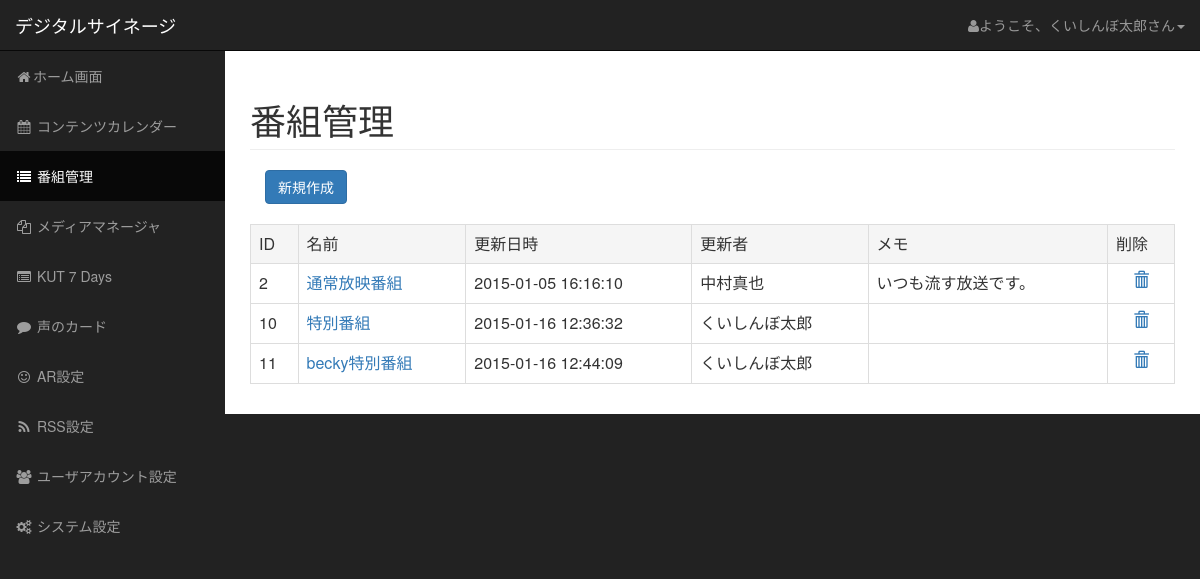
/kuishinbo/admin/program.php (signed in), run on the app's committed database.
### tables this page shows
CREATE TABLE IF NOT EXISTS `program` (
`program_id` int(10) unsigned NOT NULL,
  `admin_user_id` int(10) unsigned NOT NULL,
  `name` varchar(255) NOT NULL,
  `update_time` datetime NOT NULL,
  `note` varchar(255) DEFAULT NULL,
  `ar_flag` tinyint(1) DEFAULT NULL,
  `kut7_flag` tinyint(1) DEFAULT NULL,
  `koe_flag` tinyint(1) DEFAULT NULL
);

### kuishinbo/connect.php (called while the page is built, shortened)
<?php
	function h($str) {
		return htmlspecialchars($str,ENT_QUOTES,'UTF-8');
	}
?>

### kuishinbo/admin/program.php (the view, shortened to what this page needs)
<?php
  require('login_check.php');
?>
<html lang="en">
<head>
    <link href="../bootstrap/css/bootstrap.min.css" rel="stylesheet">
    <link href="../bootstrap/css/sb-admin.css" rel="stylesheet">
    <link href="../bootstrap/font-awesome-4.1.0/css/font-awesome.min.css" rel="stylesheet" type="text/css">
    <link rel="stylesheet" href="../css/message.css" type="text/css" />
	</head>
	<body>
	<div id="wrapper">
		<nav class="navbar navbar-inverse navbar-fixed-top" role="navigation">
	            <div class="navbar-header">
	                <a class="navbar-brand" href="../index.php">デジタルサイネージ</a>
	            </div>
	            <ul class="nav navbar-right top-nav">
	                <li class="dropdown">
	                    <a aria-expanded="false" href="#" class="dropdown-toggle" data-toggle="dropdown">
	                    <i class="fa fa-user"></i>ようこそ、<?php echo h($_SESSION["NAME"]); ?>さん<b class="caret"></b></a>
	                </li>
	            </ul>
	            <div class="collapse navbar-collapse navbar-ex1-collapse">
	                <ul class="nav navbar-nav side-nav">
	                    <li>
	                        <a href="index.php"><i class="fa fa-fw fa-home"></i>ホーム画面</a>
	                    </li>
	                    <li>
	                        <a href="content.php"><i class="fa fa-fw fa-calendar"></i> コンテンツカレンダー</a>
	                    </li>
	                    <li class="active">
	                        <a href="program.php"><i class="fa fa-fw fa-list"></i> 番組管理</a>
	                    </li>
	                    <li>
	                        <a href="media.php"><i class="fa fa-fw fa-files-o"></i> メディアマネージャ</a>
	                    </li>
	                    <li>
	                        <a href="kut7days.php"><i class="fa fa-fw fa-list-alt"></i> KUT 7 Days</a>
	                    </li>
	                    <li>
	                        <a href="koe.php"><i class="fa fa-fw fa-comment"></i> 声のカード</a>
	                    </li>
	                    <li>
	                        <a href="ar.php"><i class="fa fa-fw fa-smile-o"></i> AR設定</a>
	                    </li>
	                    <li>
	                        <a href="rss.php"><i class="fa fa-fw fa-rss"></i> RSS設定</a>
	                    </li>
	                    <li>
	                        <a href="user.php"><i class="fa fa-fw fa-users"></i> ユーザアカウント設定</a>
	                    </li>
                      <li>
                        <a href="system.php"><i class="fa fa-fw fa-cogs"></i> システム設定</a>
                      </li>
	                </ul>
	            </div>
	        </nav>
        <div id="page-wrapper">
            <div class="container-fluid">
                <div class="row">
                    <div class="col-lg-12">
                        <h1 class="page-header">番組管理</h1>
                            <form id="programAddButton" name="programAddButotn" action="./program_edit.php" method="POST">
                         <div class="col-md-2">
                        <button class="btn btn-primary" type="submit" id="programAdd" name="programAdd" value="">新規作成</button>
                        </div><br>
                            </form>
                            <br/>
      <table class="table table-bordered">
            <tr>
              <td class="active">ID</td>
              <td class="active">名前</td>
              <td class="active">更新日時</td>
              <td class="active">更新者</td>
              <td class="active">メモ</td>
              <td class="active">削除</td>
           </tr>
          <?php
          $query = sprintf('SELECT program_id, program.name, update_time, note, admin_user.name AS create_user
            FROM program INNER JOIN admin_user ON program.admin_user_id = admin_user.admin_user_id');
          $result = $mysqli->query($query);
          while($row = $result->fetch_assoc()): ?>
            <tr>
              <td> <?php echo h($row['program_id']);?> </td>
              <td><a href="./program_edit.php?program_id=<?php echo h($row['program_id']);?>">
                <?php echo h($row['name']);?></a></td>
              <td> <?php echo h($row['update_time']);?> </td>
              <td> <?php echo h($row['create_user']);?> </td>
              <td> <?php echo h($row['note']);?> </td>
              <td> <center><a class = "glyphicon glyphicon-trash" href="./del.php?program_id=<?php echo h($row['program_id'])?>"></a></center></td>
            </tr>
          <?php endwhile; ?>
          </table>
        </div>
    </div>
</body></html>

### data on the page
program: program_id "2", name "通常放映番組", update_time "2015-01-05 16:16:10", admin_user.name "中村真也", note "いつも流す放送です。"
program: program_id "10", name "特別番組", update_time "2015-01-16 12:36:32", admin_user.name "くいしんぼ太郎"
program: program_id "11", name "becky特別番組", update_time "2015-01-16 12:44:09", admin_user.name "くいしんぼ太郎"

### other printed values
$_SESSION["NAME"] "くいしんぼ太郎"
